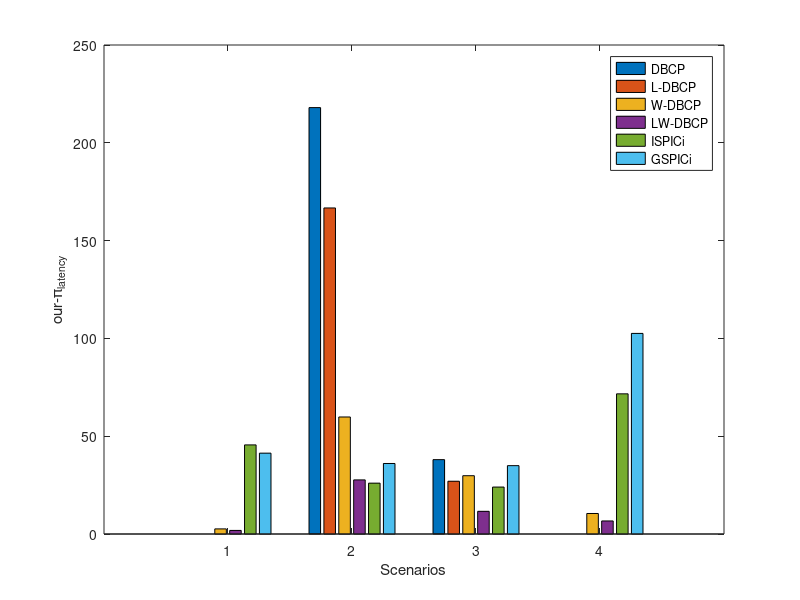

This figure's MATLAB source:
fileID = fopen('New Results/dbcp_o.txt','r');
x1 = zeros(1,4);
y1 = zeros(1,4);
input1 = zeros(1,4);
idx = 0;
input = fscanf(fileID,'%f');
for i=1:5
    input1(i) = input(idx+1);
    y1(i) = input(idx+2);
    x1(i) = input(idx+3);
    idx = idx + 3;
end
ys = [11 18 42 153 350];
yb = [11 18 42 2907 153 350 1028];
fileID = fopen('New Results/l-dbcp_o.txt','r');
x2 = zeros(1,5);
y2 = zeros(1,5);
input2 = zeros(1,5);
idx = 0;
input = fscanf(fileID,'%f');
for i=1:5
    input2(i) = input(idx+1);
    y2(i) = input(idx+2);
    x2(i) = input(idx+3);
    idx = idx + 3;
end
fileID = fopen('New Results/w-dbcp_o.txt','r');
x3 = zeros(1,7);
y3 = zeros(1,7);
input3 = zeros(1,7);
idx = 0;
input = fscanf(fileID,'%f');
for i=1:7
    input3(i) = input(idx+1);
    y3(i) = input(idx+2);
    x3(i) = input(idx+3);
    idx = idx + 3;
end
fileID = fopen('New Results/lw-dbcp_o.txt','r');
x4 = zeros(1,7);
y4 = zeros(1,7);
input4 = zeros(1,7);
idx = 0;
input = fscanf(fileID,'%f');
for i=1:7
    input4(i) = input(idx+1);
    y4(i) = input(idx+2);
    x4(i) = input(idx+3);
    idx = idx + 3;
end
fileID = fopen('New Results/ispici_o.txt','r');
x5 = zeros(1,7);
y5 = zeros(1,7);
idx = 0;
input = fscanf(fileID,'%f');
for i=1:7
    y5(i) = input(idx+1);
    x5(i) = input(idx+2);
    idx = idx + 2;
end
fileID = fopen('New Results/gspici_o.txt','r');
x6 = zeros(1,7);
y6 = zeros(1,7);
idx = 0;
input = fscanf(fileID,'%f');
for i=1:7
    y6(i) = input(idx+1);
    x6(i) = input(idx+2);
    idx = idx + 2;
end
y = [0 0 x3(4) x4(4) x5(4) x6(4); x1(4) x2(4) x3(5) x4(5) x5(5) x6(5); x1(5) x2(5) x3(6) x4(6) x5(6) x6(6); 0 0 x3(7) x4(7) x5(7) x6(7)];
bar(y);
xlabel('Scenarios');
ylabel('our-\pi_{latency}');
legend('DBCP','L-DBCP','W-DBCP','LW-DBCP','ISPICi', 'GSPICi');
print('our bar','-dpng');